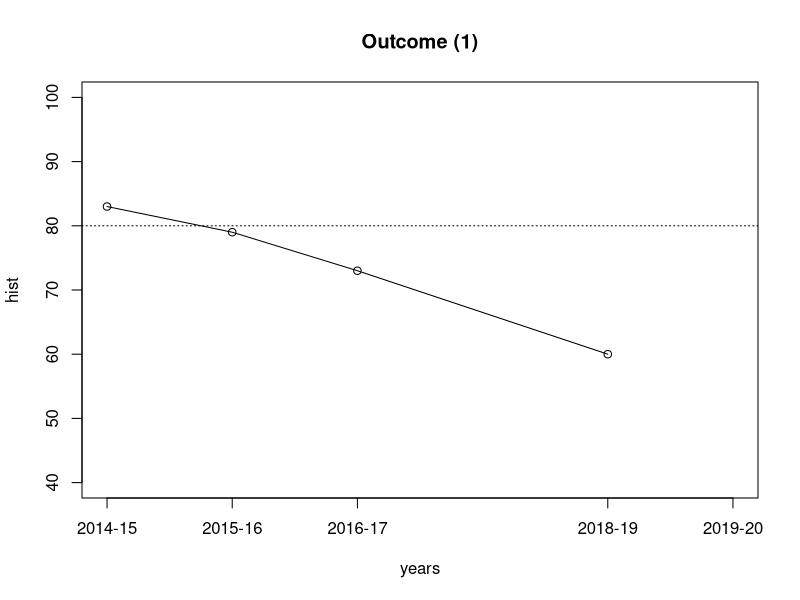
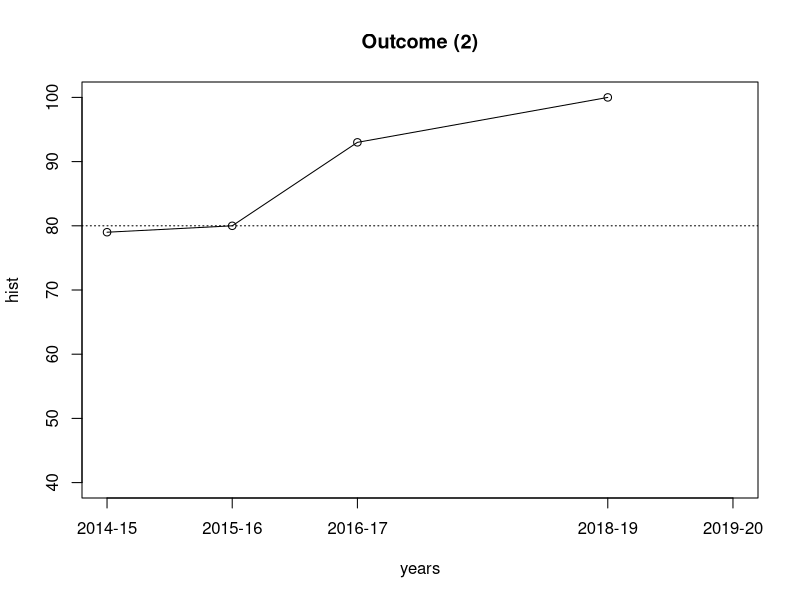
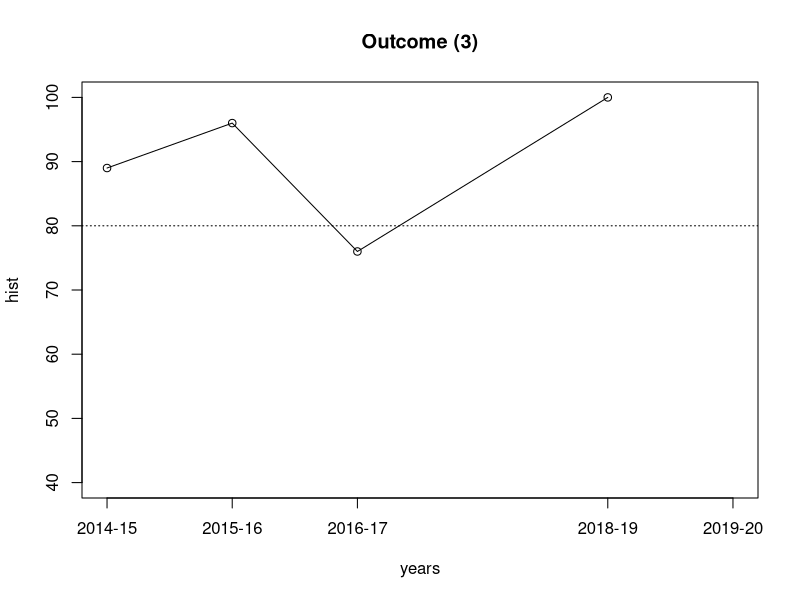
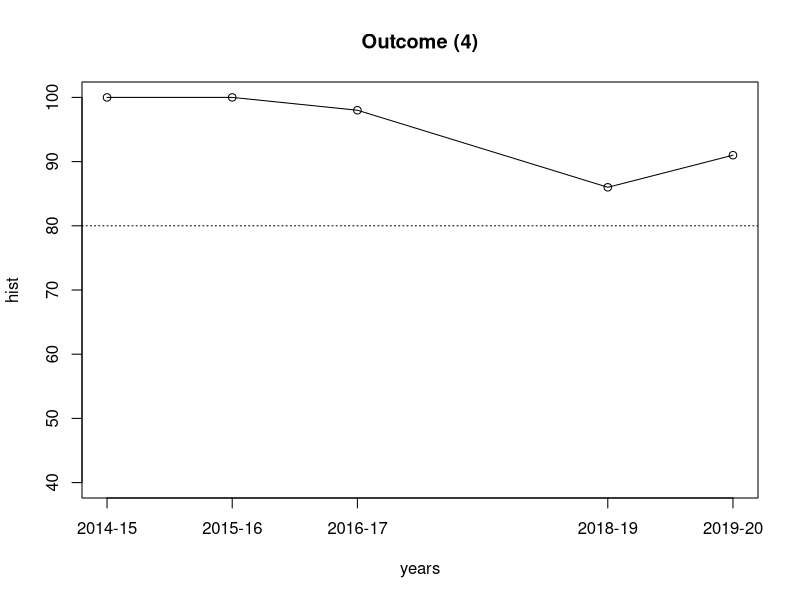
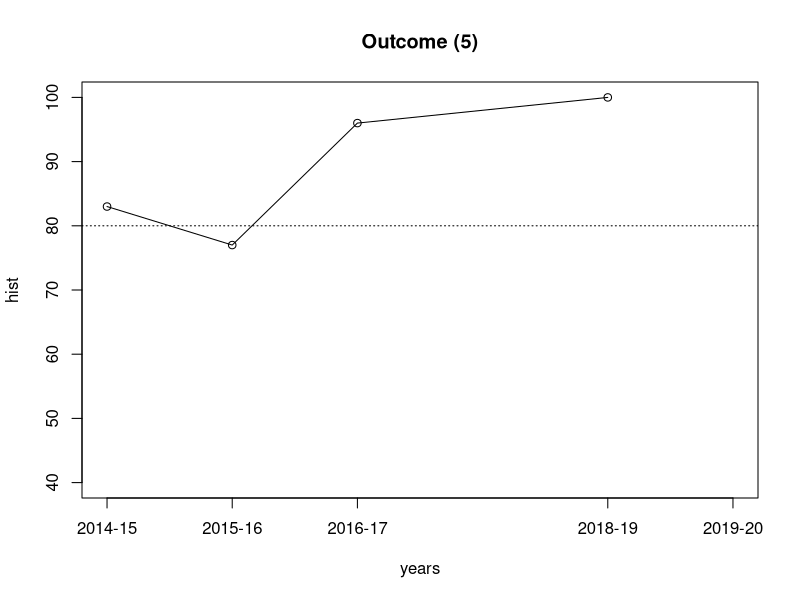
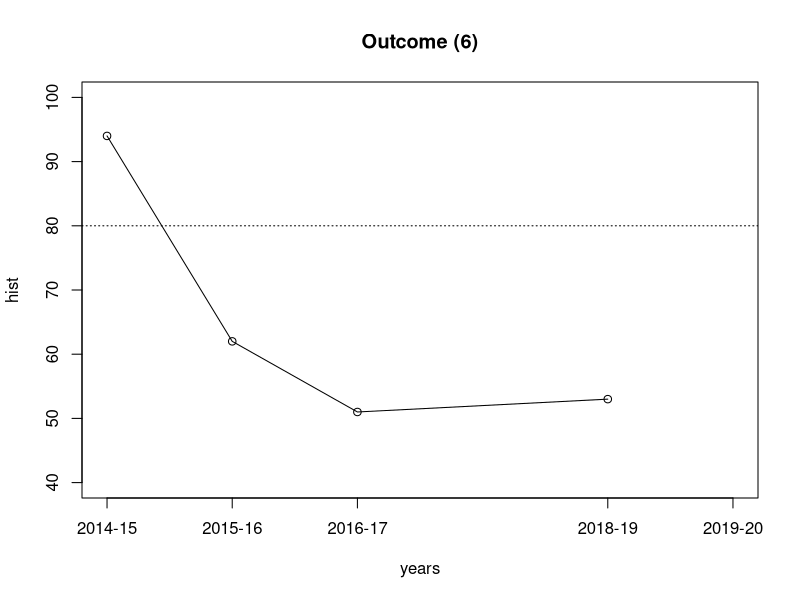

The R source for these figures, in order:
## ---- chunk 1
num.excelled <- c(
    a1=0+0, a2=0, a3=0, a4=0, a5=0, a6=0,
    b1=0, b2=0+0,
    c1=0, c2=0, c3=0+0, c4=0, c5=0, 
    d1=0, d2=0, d3=0, d4=0, d5=0,
    e1=26, e2=21, e3=21, e4=3, e5=0,
    f1=0, f2=0, f3=0,
    g1=0, g2=0,
    h1=0, h2=0, h3=0,
    i1=0, i2=0, i3=0, i4=0,
    j1=0, j2=0, j3=0, j4=0, j5=0,
    k1=0, k2=0+0+0+0, k3=0, k4=0)
num.mastered <- c(
    a1=0+0, a2=0, a3=0, a4=0, a5=0, a6=0,
    b1=0, b2=0+0,
    c1=0, c2=0, c3=0+0, c4=0, c5=0, 
    d1=0, d2=0, d3=0, d4=0, d5=0,
    e1=5, e2=12, e3=12, e4=32, e5=0,
    f1=0, f2=0, f3=0,
    g1=0, g2=0,
    h1=0, h2=0, h3=0,
    i1=0, i2=0, i3=0, i4=0,
    j1=0, j2=0, j3=0, j4=0, j5=0,
    k1=0, k2=0+0+0+0, k3=0, k4=0)
num.partially.mastered <- c(
    a1=0+0, a2=0, a3=0, a4=0, a5=0, a6=0,
    b1=0, b2=0+0,
    c1=0, c2=0, c3=0+0, c4=0, c5=0, 
    d1=0, d2=0, d3=0, d4=0, d5=0,
    e1=4, e2=3, e3=3, e4=1, e5=0,
    f1=0, f2=0, f3=0,
    g1=0, g2=0,
    h1=0, h2=0, h3=0,
    i1=0, i2=0, i3=0, i4=0,
    j1=0, j2=0, j3=0, j4=0, j5=0,
    k1=0, k2=0+0+0+0, k3=0, k4=0)
num.below.expectations <- c(
    a1=0+0, a2=0, a3=0, a4=0, a5=0, a6=0,
    b1=0, b2=0+0,
    c1=0, c2=0, c3=0+0, c4=0, c5=0, 
    d1=0, d2=0, d3=0, d4=0, d5=0,
    e1=0, e2=1, e3=1, e4=1, e5=0,
    f1=0, f2=0, f3=0,
    g1=0, g2=0,
    h1=0, h2=0, h3=0,
    i1=0, i2=0, i3=0, i4=0,
    j1=0, j2=0, j3=0, j4=0, j5=0,
    k1=0, k2=0+0+0+0, k3=0, k4=0)

num.excelled['a'] <- sum(num.excelled[paste('a', 1:6, sep="")])
num.excelled['b'] <- sum(num.excelled[paste('b', 1:2, sep="")])
num.excelled['c'] <- sum(num.excelled[paste('c', 1:5, sep="")])
num.excelled['d'] <- sum(num.excelled[paste('d', 1:5, sep="")])
num.excelled['e'] <- sum(num.excelled[paste('e', 1:5, sep="")])
num.excelled['f'] <- sum(num.excelled[paste('f', 1:3, sep="")])
num.excelled['g'] <- sum(num.excelled[paste('g', 1:2, sep="")])
num.excelled['h'] <- sum(num.excelled[paste('h', 1:3, sep="")])
num.excelled['i'] <- sum(num.excelled[paste('i', 1:4, sep="")])
num.excelled['j'] <- sum(num.excelled[paste('j', 1:5, sep="")])
num.excelled['k'] <- sum(num.excelled[paste('k', 1:4, sep="")])

num.mastered['a'] <- sum(num.mastered[paste('a', 1:6, sep="")])
num.mastered['b'] <- sum(num.mastered[paste('b', 1:2, sep="")])
num.mastered['c'] <- sum(num.mastered[paste('c', 1:5, sep="")])
num.mastered['d'] <- sum(num.mastered[paste('d', 1:5, sep="")])
num.mastered['e'] <- sum(num.mastered[paste('e', 1:5, sep="")])
num.mastered['f'] <- sum(num.mastered[paste('f', 1:3, sep="")])
num.mastered['g'] <- sum(num.mastered[paste('g', 1:2, sep="")])
num.mastered['h'] <- sum(num.mastered[paste('h', 1:3, sep="")])
num.mastered['i'] <- sum(num.mastered[paste('i', 1:4, sep="")])
num.mastered['j'] <- sum(num.mastered[paste('j', 1:5, sep="")])
num.mastered['k'] <- sum(num.mastered[paste('k', 1:4, sep="")])

num.partially.mastered['a'] <- sum(num.partially.mastered[paste('a', 1:6, sep="")])
num.partially.mastered['b'] <- sum(num.partially.mastered[paste('b', 1:2, sep="")])
num.partially.mastered['c'] <- sum(num.partially.mastered[paste('c', 1:5, sep="")])
num.partially.mastered['d'] <- sum(num.partially.mastered[paste('d', 1:5, sep="")])
num.partially.mastered['e'] <- sum(num.partially.mastered[paste('e', 1:5, sep="")])
num.partially.mastered['f'] <- sum(num.partially.mastered[paste('f', 1:3, sep="")])
num.partially.mastered['g'] <- sum(num.partially.mastered[paste('g', 1:2, sep="")])
num.partially.mastered['h'] <- sum(num.partially.mastered[paste('h', 1:3, sep="")])
num.partially.mastered['i'] <- sum(num.partially.mastered[paste('i', 1:4, sep="")])
num.partially.mastered['j'] <- sum(num.partially.mastered[paste('j', 1:5, sep="")])
num.partially.mastered['k'] <- sum(num.partially.mastered[paste('k', 1:4, sep="")])

num.below.expectations['a'] <- sum(num.below.expectations[paste('a', 1:6, sep="")])
num.below.expectations['b'] <- sum(num.below.expectations[paste('b', 1:2, sep="")])
num.below.expectations['c'] <- sum(num.below.expectations[paste('c', 1:5, sep="")])
num.below.expectations['d'] <- sum(num.below.expectations[paste('d', 1:5, sep="")])
num.below.expectations['e'] <- sum(num.below.expectations[paste('e', 1:5, sep="")])
num.below.expectations['f'] <- sum(num.below.expectations[paste('f', 1:3, sep="")])
num.below.expectations['g'] <- sum(num.below.expectations[paste('g', 1:2, sep="")])
num.below.expectations['h'] <- sum(num.below.expectations[paste('h', 1:3, sep="")])
num.below.expectations['i'] <- sum(num.below.expectations[paste('i', 1:4, sep="")])
num.below.expectations['j'] <- sum(num.below.expectations[paste('j', 1:5, sep="")])
num.below.expectations['k'] <- sum(num.below.expectations[paste('k', 1:4, sep="")])

get.excelled <- function (key) {
    pct <- num.excelled[[key]] / (num.excelled[[key]] + num.mastered[[key]] + num.partially.mastered[[key]] + num.below.expectations[[key]])
    return (round(100*pct))
}
get.mastered <- function (key) {
    pct <- num.mastered[[key]] / (num.excelled[[key]] + num.mastered[[key]] + num.partially.mastered[[key]] + num.below.expectations[[key]])
    return (round(100*pct))
}
get.partially.mastered <- function (key) {
    pct <- num.partially.mastered[[key]] / (num.excelled[[key]] + num.mastered[[key]] + num.partially.mastered[[key]] + num.below.expectations[[key]])
    return (round(100*pct))
}
get.below.expectations <- function (key) {
    pct <- num.below.expectations[[key]] / (num.excelled[[key]] + num.mastered[[key]] + num.partially.mastered[[key]] + num.below.expectations[[key]])
    return (round(100*pct))
}
num.assessed <- function (key) {
    num <- round((num.excelled[[key]] + num.mastered[[key]] + num.partially.mastered[[key]] + num.below.expectations[[key]])/4)
    return (num)
}

history.excelled <- data.frame(
    a=c(62,  45,  61, NA, get.excelled('a')),
    b=c(69,  46,  34, 29, get.excelled('b')),
    c=c(71,  58,  31, 54, get.excelled('c')),
    d=c(66,  53,  12, 71, get.excelled('d')),
    e=c(20,  98,  92, 68, get.excelled('e')),
    f=c(83,  67,  22, 47, get.excelled('f')),
    g=c(20, 100,  NA, NA, get.excelled('g')),
    h=c(20,  81,  NA, NA, get.excelled('h')),
    i=c(67,  56,  70, NA, get.excelled('i')),
    j=c(79,  36,  34, 31, get.excelled('j')),
    k=c(49,  74,  NA, NA, get.excelled('k')))
history.mastered <- data.frame(
    a=c(10, 35,  10, NA, get.mastered('a')),
    b=c(14, 33,  39, 31, get.mastered('b')),
    c=c( 8, 22,  62, 46, get.mastered('c')),
    d=c(17, 24,  84, 29, get.mastered('d')),
    e=c(80,  2,   6, 18, get.mastered('e')),
    f=c( 6, 29,  54, 53, get.mastered('f')),
    g=c(80,  0,  NA, NA, get.mastered('g')),
    h=c(80, 10,  NA, NA, get.mastered('h')),
    i=c(24, 26,  23, NA, get.mastered('i')),
    j=c(15, 26,  17, 22, get.mastered('j')),
    k=c(15,  8,  NA, NA, get.mastered('k')))
history.partially.mastered <- data.frame(
    a=c(12,  9,  12, NA, get.partially.mastered('a')),
    b=c(10, 15,   7, 31, get.partially.mastered('b')),
    c=c(11,  9,   4,  0, get.partially.mastered('c')),
    d=c( 7, 19,   3,  0, get.partially.mastered('d')),
    e=c( 0,  0,   0, 12, get.partially.mastered('e')),
    f=c(11,  4,  21,  0, get.partially.mastered('f')),
    g=c( 0,  0,  NA, NA, get.partially.mastered('g')),
    h=c( 0,  9,  NA, NA, get.partially.mastered('h')),
    i=c( 3, 10,   2, NA, get.partially.mastered('i')),
    j=c( 2, 17,  31, 28, get.partially.mastered('j')),
    k=c(24,  2,  NA, NA, get.partially.mastered('k')))
history.below.expectations <- data.frame(
    a=c(16, 11,  18, NA, get.below.expectations('a')),
    b=c( 7,  6,  20,  9, get.below.expectations('b')),
    c=c(10, 11,   3,  0, get.below.expectations('c')),
    d=c(10,  4,   1,  1, get.below.expectations('d')),
    e=c( 0,  0,   2,  0, get.below.expectations('e')),
    f=c( 0,  0,   2,  0, get.below.expectations('f')),
    g=c( 0,  0,  NA, NA, get.below.expectations('g')),
    h=c( 0,  0,  NA, NA, get.below.expectations('h')),
    i=c( 6,  7,   5, NA, get.below.expectations('i')),
    j=c( 4, 21,  18, 19, get.below.expectations('j')),
    k=c(12, 16,  NA, NA, get.below.expectations('k')))

history.pass <- history.excelled + history.mastered
history.fail <- history.partially.mastered + history.below.expectations
## ---- chunk 2

years <- c(2015, 2016, 2017, 2019, 2020)
year_labels = c('2014-15', '2015-16', '2016-17', '2018-19', '2019-20')
outcome_map=c('b', 'c', 'f', 'e', 'd', 'j')
for (idx in c(1, 2, 3, 4, 5, 6)) {
  # png(paste("outcome-", idx, ".png", sep=""))
  outcome = outcome_map[idx]
  hist <- c(history.pass[1, outcome], history.pass[2, outcome], history.pass[3, outcome], history.pass[4, outcome], history.pass[5, outcome])
  plot(years, hist, xaxt="n", ylim=c(40,100))
  abline(h=80, lty=3)
  lines(years, hist)
  axis(side=1, at=years, labels=year_labels)
  title(paste('Outcome (',  idx, ')', sep=""))
  # dev.off()
}

